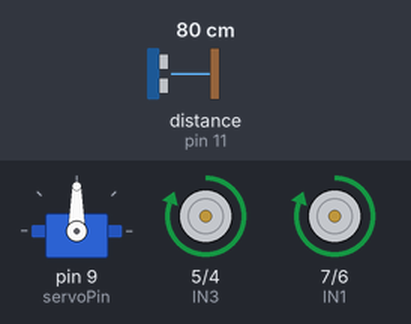
A sketch run on a simulated Arduino Uno, built with avr-gcc and run on an emulated ATmega328P. Parts: servo, motor-driver pin pairs drawn as motors (green arrow = first pin HIGH = forward, orange = second pin HIGH = backward, longer = more drive). Wiring (inferred from the names in the program): ultrasonic range finder: trigger pin 10; echo pin 11. Inputs (shaded band) come from the test bench; at power-on: distance to the obstacle (sensor on pin 11) 80 cm. The echo pulse lasts 58.3 µs per cm.

Above: at 1.2 s.
1.3 s: distance to the obstacle (sensor on pin 11) set to 22 cm
2.8 s: distance to the obstacle (sensor on pin 11) set to 19 cm
At 3.54 s:
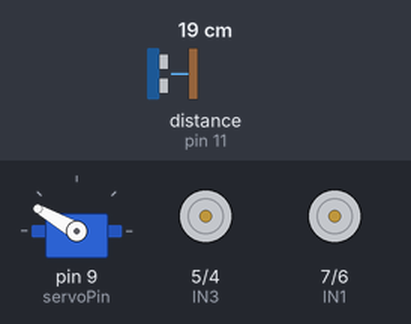
At 3.94 s:
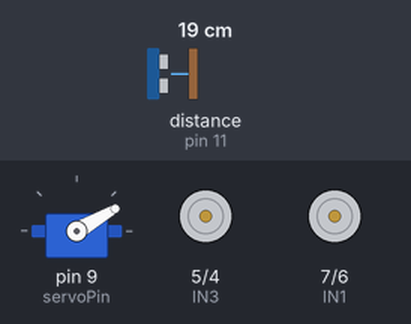
Timing chart, 0 to 11.8 s (numbered marks = the images above; inputs shaded):
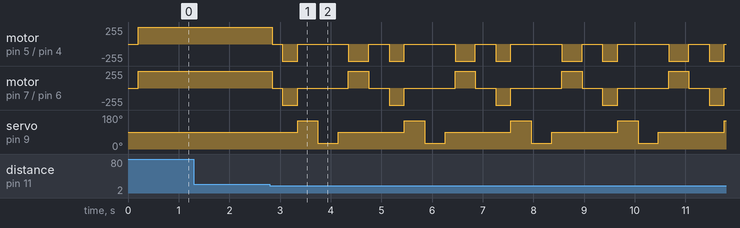

The sketch:

obstacle_avoidance.ino
```cpp
/* -------- OBSTACLE AVOIDANCE MODE -------- */

#include <Servo.h>

#define IN1 7
#define IN2 6
#define IN3 5
#define IN4 4

#define trigPin 10
#define echoPin 11

#define servoPin 9

Servo myServo;

long duration;
int distance;

void forward() {
  digitalWrite(IN1, HIGH);
  digitalWrite(IN2, LOW);
  digitalWrite(IN3, HIGH);
  digitalWrite(IN4, LOW);
}

void backward() {
  digitalWrite(IN1, LOW);
  digitalWrite(IN2, HIGH);
  digitalWrite(IN3, LOW);
  digitalWrite(IN4, HIGH);
}

void left() {
  digitalWrite(IN1, LOW);
  digitalWrite(IN2, HIGH);
  digitalWrite(IN3, HIGH);
  digitalWrite(IN4, LOW);
}

void right() {
  digitalWrite(IN1, HIGH);
  digitalWrite(IN2, LOW);
  digitalWrite(IN3, LOW);
  digitalWrite(IN4, HIGH);
}

void stopCar() {
  digitalWrite(IN1, LOW);
  digitalWrite(IN2, LOW);
  digitalWrite(IN3, LOW);
  digitalWrite(IN4, LOW);
}

int getDistance() {
  digitalWrite(trigPin, LOW);
  delayMicroseconds(2);

  digitalWrite(trigPin, HIGH);
  delayMicroseconds(10);
  digitalWrite(trigPin, LOW);

  duration = pulseIn(echoPin, HIGH);
  return duration * 0.034 / 2;
}

void setup() {
  Serial.begin(9600);

  myServo.attach(servoPin);
  myServo.write(90);

  pinMode(IN1, OUTPUT);
  pinMode(IN2, OUTPUT);
  pinMode(IN3, OUTPUT);
  pinMode(IN4, OUTPUT);

  pinMode(trigPin, OUTPUT);
  pinMode(echoPin, INPUT);

  stopCar();
}

void loop() {
  myServo.write(90);
  delay(200);
  int front = getDistance();

  if (front < 20) {
    stopCar();
    delay(200);
    backward();
    delay(300);
    stopCar();

    // Left scan
    myServo.write(150);
    delay(400);
    int leftD = getDistance();

    // Right scan
    myServo.write(30);
    delay(400);
    int rightD = getDistance();

    // Reset servo
    myServo.write(90);
    delay(200);

    if (leftD > rightD) {
      left();
      delay(400);
    } else {
      right();
      delay(400);
    }

    stopCar();
  }
  else {
    forward();
  }
}
```

Measured:
- the behaviour switches between 21 and 20 cm on distance to the obstacle (sensor on pin 11) (found by bisection; images 0 and 1)
- after the input at 1.3 s, every drawn part: stays the same
